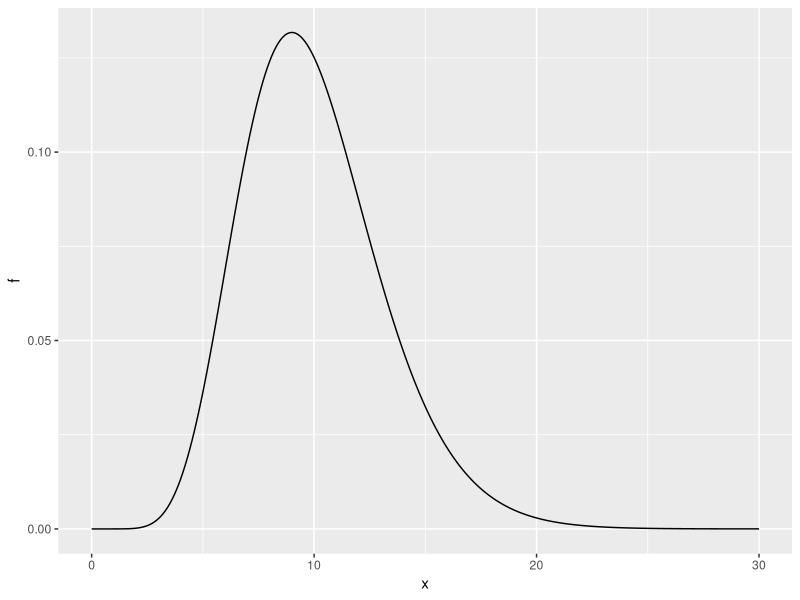
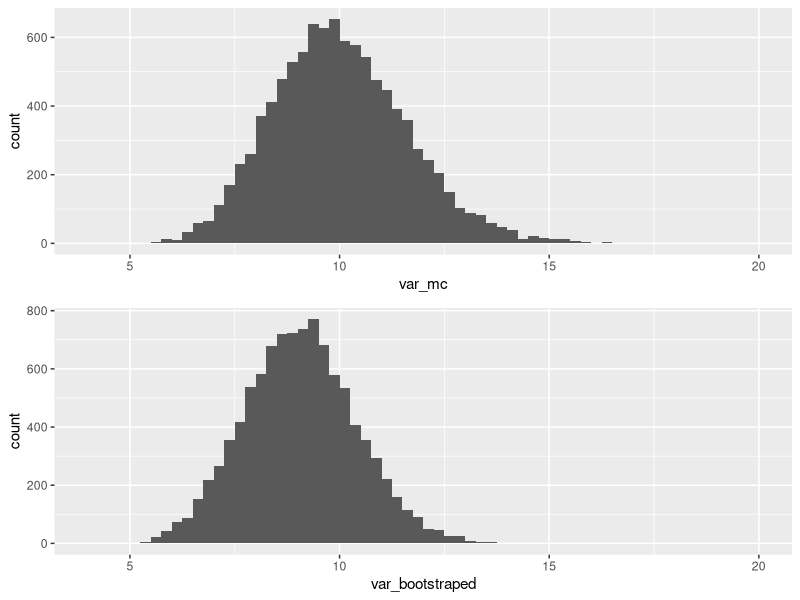
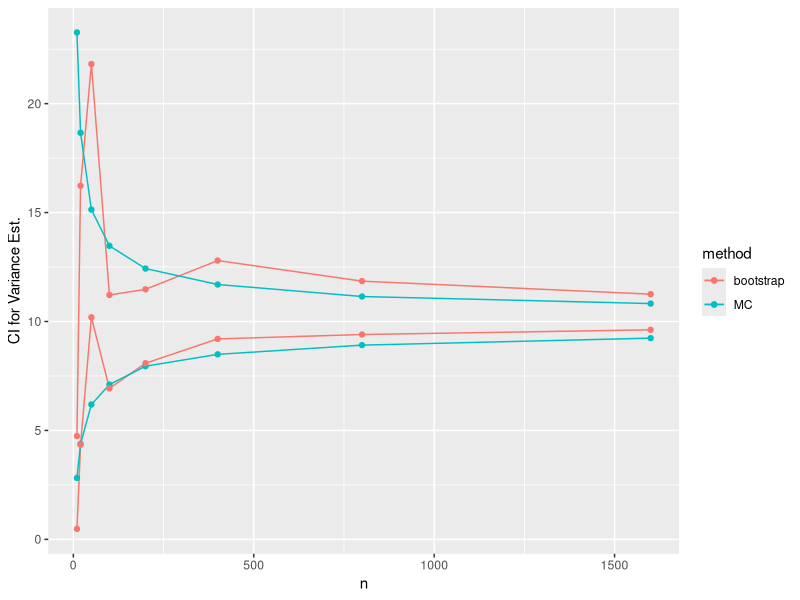

Recreate these plots in R, in order. (Note: a time limit stopped this script after it produced the figures.)
## ---- chunk 1
library(dplyr)
library(ggplot2)
library(cowplot)
library(knitr)
## ---- chunk 2
# this is alpha
shape <- 10
# this is beta
rate <- 1

variance <- shape / rate^2
cat("mean", shape / rate, "\n")
cat("variance", variance, "\n")

# Let's plot it
gamma_df <- data.frame(x=seq(0,30,by = 0.1))
gamma_df$f <- dgamma(gamma_df$x, shape=shape, rate = rate)
ggplot(gamma_df, aes(x=x,y=f)) + geom_line()
## ---- chunk 3
# number of measurements in single experiment
n <- 100
# number of experiments
N <- 10000L
set.seed(20200922)
# each experiment is column
Xmc <- matrix(rgamma(n*N, shape=shape, rate = rate), ncol = N)
# each resample is column
Xbootstraped <-matrix(sample(Xmc[,1],size = n*N, replace = T), ncol = N)

# calculate variance estimate
var_mc <- apply(Xmc,2,var)
var_bootstraped <- apply(Xbootstraped,2,var)

cat("CI MC:\n")
quantile(var_mc, c(0.025,0.975))
cat("CI bootstrap:\n")
quantile(var_bootstraped, c(0.025,0.975))

# let's plot some histogramms
plot_grid(
    ggplot(mapping = aes(var_mc)) + geom_histogram(breaks=seq(4,20,by=0.25)),
    ggplot(mapping = aes(var_bootstraped)) + geom_histogram(breaks=seq(4,20,by=0.25)),
    ncol=1
)
## ---- chunk 4
# number of measurements in single experiment
n_list <- c(10L, 20L, 50L, 100L, 200L, 400L, 800L, 1600L)
# number of experiments
N <- 10000L

results <- NULL
set.seed(20200922)


for(n in n_list) {
    # each experiment is column
    Xmc <- matrix(rgamma(n*N, shape=shape, rate = rate), ncol = N)
    # each resample is column
    Xbootstraped <-matrix(sample(Xmc[,1],size = n*N, replace = T), ncol = N)

    # calculate variance estimate
    var_mc <- apply(Xmc,2,var)
    var_bootstraped <- apply(Xbootstraped,2,var)

    ci_mc <- quantile(var_mc, c(0.025,0.975))
    ci_bootstraped <- quantile(var_bootstraped, c(0.025,0.975))
    results <- rbind(
        results,
        data.frame(
            n=n, method="MC",
            lower_bound=ci_mc[[1]],
            upper_bound=ci_mc[[2]]
        ),
        data.frame(
            n=n, method="bootstrap",
            lower_bound=ci_bootstraped[[1]],
            upper_bound=ci_bootstraped[[2]]
        )
    )
}
kable(results,digits = 1)
## ---- chunk 5
ggplot(results, aes(x=n, y=lower_bound, color=method)) +
    geom_line() + geom_point() +
    geom_line(aes(y=upper_bound)) + geom_point(aes(y=upper_bound)) +
    ylab("CI for Variance Est.")
## ---- chunk 6
# number of measurements in single experiment
n_list <- c(10L, 20L, 50L, 100L, 200L, 400L, 800L, 1600L)
# number of experiments
N <- 10000L

results <- NULL
set.seed(20200922)

for(run_id in 1:1000){
for(n in n_list) {
    # each experiment is column
    Xmc <- matrix(rgamma(n*N, shape=shape, rate = rate), ncol = N)
    # each resample is column
    Xbootstraped <-matrix(sample(Xmc[,1],size = n*N, replace = T), ncol = N)

    # calculate variance estimate
    var_mc <- apply(Xmc,2,var)
    var_bootstraped <- apply(Xbootstraped,2,var)

    ci_mc <- quantile(var_mc, c(0.025,0.975))
    ci_bootstraped <- quantile(var_bootstraped, c(0.025,0.975))
    results <- rbind(
        results,
        data.frame(
            n=n, method="MC",
            lower_bound=ci_mc[[1]],
            upper_bound=ci_mc[[2]]
        ),
        data.frame(
            n=n, method="bootstrap",
            lower_bound=ci_bootstraped[[1]],
            upper_bound=ci_bootstraped[[2]]
        )
    )
}}
## ---- chunk 7
ggplot(results, aes(x=as.factor(n), y=lower_bound, color=method)) +
    geom_boxplot() +
    geom_boxplot(aes(y=upper_bound)) +
    ylab("CI for Variance Est.")
